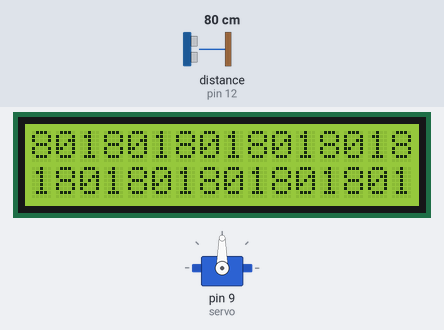
The sketch below on a simulated Arduino Uno, built with avr-gcc and run on an emulated ATmega328P. Shown: 16×2 character LCD, servo. Wiring (inferred from the names in the program): ultrasonic range finder: trigger pin 13; echo pin 12. The test bench sets the inputs (shaded band); at power-on: distance to the obstacle (sensor on pin 12) 80 cm. The echo pulse lasts 58.3 µs per cm; what the sketch prints to the serial monitor is not drawn.

Above: at 1.37 s.
1.4 s: distance to the obstacle (sensor on pin 12) set to 120 cm
At 2.4 s:
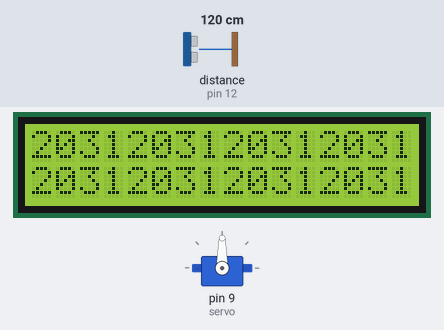
2.9 s: distance to the obstacle (sensor on pin 12) set to 2 cm
At 3.39 s:
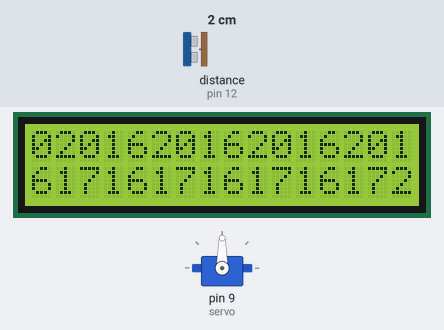
4.4 s: distance to the obstacle (sensor on pin 12) set to 250 cm
At 5.7 s:
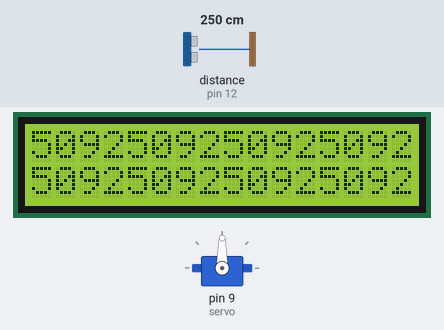

Measured:
- after the input at 2.9 s, the display: first changes at once (image 2 shows a later state)

The sketch:

Ultra_Sonic.ino
```cpp
#include <Servo.h>
#include <LiquidCrystal_I2C.h>
#include <SoftwareSerial.h>

const int ECHO_PIN = 12;
const int TRIGGER_PIN = 13;
const int Water_Sensor = 4;

Servo servo = Servo();
SoftwareSerial BT = SoftwareSerial(2,3);
LiquidCrystal_I2C lcd = LiquidCrystal_I2C(0x27, 16,2);


void setup() {
  // put your setup code here, to run once:
  lcd.init();
  lcd.begin(16, 2);
  lcd.clear();
  lcd.backlight();
  Serial.begin(115200UL);
  BT.begin(9600UL);
  servo.attach(9);
  pinMode(TRIGGER_PIN, OUTPUT);
  pinMode(ECHO_PIN, INPUT);
}

void loop() {
  // put your main code here, to run repeatedly:
callUltrasonic();
}
```

ULTRA.ino
```cpp
void callUltrasonic()
{
  digitalWrite(TRIGGER_PIN, LOW);
  delayMicroseconds(2);
  digitalWrite(TRIGGER_PIN, HIGH);
  delayMicroseconds(10);
  digitalWrite(TRIGGER_PIN, LOW);
  long duration = pulseIn(ECHO_PIN, HIGH);  /*high가들어올때까지 기다림*/
  const unsigned long distance_mm = (duration/ 2.9)/2;
/**
*  거리가 200mm 인 경우 아랫코드 실행
 */
 if(distance_mm > 100UL && distance_mm < 1000UL)
 {
  Serial.println("Alert");
  servo.write(90);
 }
  Serial.println(distance_mm);
  lcd.print(distance_mm);
  BT.println(distance_mm);
}
```
